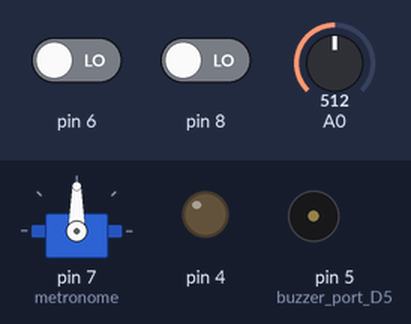
Simulated run of this sketch. Board: Arduino Uno, built with avr-gcc and run on an emulated ATmega328P. Parts: servo, output pins drawn as LEDs (lit = HIGH), buzzer (waves = sounding). Inputs (shaded band) come from the test bench; at power-on: pin 8 LOW, pin 6 LOW, A0 = 512.

Above: at 1.2 s.
1.3 s: pin 8 driven HIGH
At 2.2 s:
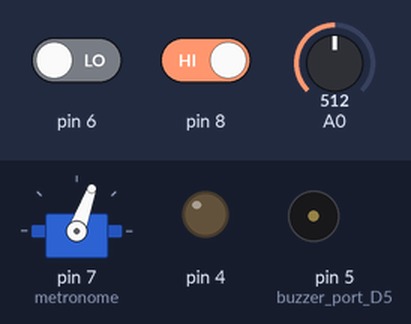
4.3 s: pin 6 driven HIGH
At 5.0 s:
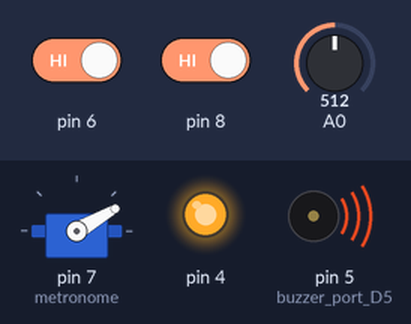
7.3 s: pin 6 driven LOW
At 8.7 s:
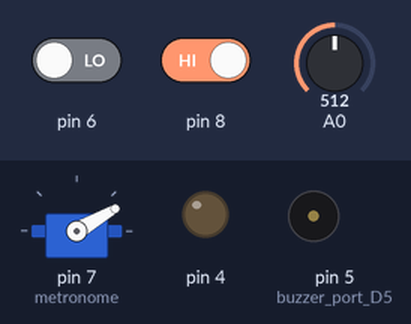
Timing chart, 0 to 16.3 s (numbered marks = the images above; inputs shaded):
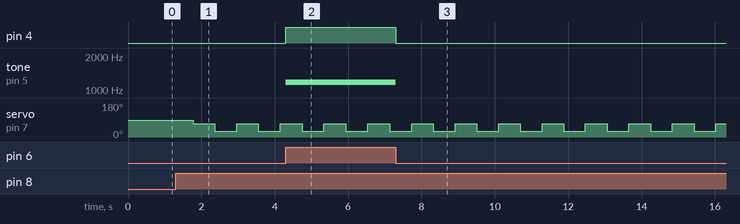

Measured:
- after the input at 1.3 s, servo on pin 7 (metronome): alternates 70° for 0.59 s and 30° for 0.59 s, starting after 0.48 s
- after the input at 4.3 s, pin 4: LOW → HIGH at once; tone on pin 5 (buzzer_port_D5): silent → 1172 Hz at once
- after the input at 7.3 s, pin 4: HIGH → LOW at once; tone on pin 5 (buzzer_port_D5): 1172 Hz → silent at once

The sketch:

scuffed-instrument.ino
```cpp
#include <Servo.h>

Servo metronome;

void setup() {
  // put your setup code here, to run once:
  pinMode(5, OUTPUT); // buzzer port D5
  metronome.attach(7);
}

int duration = 500;
bool metronomeRest = true;

int milisecondIndex = 0;

bool isOn = false;

void loop() {
  // put your main code here, to run repeatedly:
  int rotatingThingInput = analogRead(0);

  bool is_button_pressed = digitalRead(6);
  bool off_button_pressed = digitalRead(8);

  if (off_button_pressed) {
    if (isOn) {
      isOn = false;
    }
    else {
      isOn = true;
    }
  }

  int freq = 440;

  freq = round(rotatingThingInput / 120) * (880 / 12) + 880;

  if (is_button_pressed) {
    tone(5, freq);
    analogWrite(4, 255); // shine ✨
  }
  else {
    noTone(5);
    analogWrite(4, 0);
  }

  // check if metronome should tick
  if (milisecondIndex % duration == 0 && isOn) {
      if (metronomeRest) {
        metronome.write(70);
        metronomeRest = false;
      }
      else {
        metronome.write(30);
        metronomeRest = true;
      }
  }

  delay(1);
  milisecondIndex += 1;
}
```
